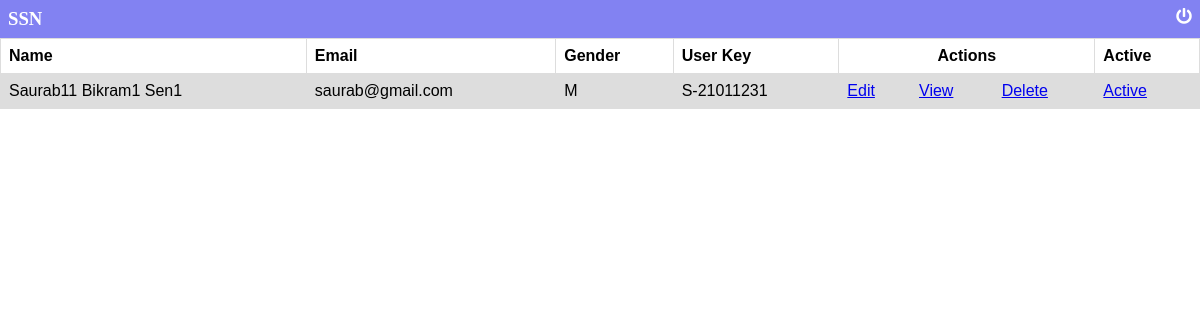
Page /app/frontend/super_admin/new_applications.php (signed in) on the committed database.
### tables this page shows
CREATE TABLE `user_details` (
  `id` int(11) NOT NULL,
  `first_name` varchar(20) DEFAULT NULL,
  `middle_name` varchar(20) DEFAULT NULL,
  `last_name` varchar(20) DEFAULT NULL,
  `dob` date DEFAULT NULL,
  `pri_pro_no` int(11) DEFAULT 0,
  `pri_zone` varchar(20) DEFAULT NULL,
  `pri_district` varchar(20) DEFAULT NULL,
  `pri_city` varchar(20) DEFAULT NULL,
  `pri_street` varchar(20) DEFAULT NULL,
  `temp_pro_no` int(11) DEFAULT 0,
  `temp_zone` varchar(20) DEFAULT NULL,
  `temp_district` varchar(20) DEFAULT NULL,
  `temp_city` varchar(20) DEFAULT NULL,
  `temp_street` varchar(30) DEFAULT NULL,
  `grandfather_name` varchar(55) DEFAULT NULL,
  `father_name` varchar(55) DEFAULT NULL,
  `mother_name` varchar(55) DEFAULT NULL,
  `spouse_name` varchar(55) DEFAULT NULL,
  `son` varchar(55) DEFAULT NULL,
  `daughter` varchar(55) DEFAULT NULL,
  `occupation` varchar(20) DEFAULT NULL,
  `blood_group` varchar(5) DEFAULT NULL,
  `contact` varchar(15) DEFAULT NULL,
  `email` varchar(55) DEFAULT NULL,
  `pri_ward` int(11) DEFAULT NULL,
  `temp_ward` int(11) DEFAULT NULL,
  `user_key` varchar(12) DEFAULT NULL,
  `gender` varchar(1) DEFAULT NULL,
  `user_id` int(11) DEFAULT NULL,
  `active` int(11) NOT NULL DEFAULT 0
);

### app/backend/new_application.php (called while the page is built)
<?php
include('connection.php');
$sql = "SELECT * FROM user_details WHERE active=0";
$details = $conn->query($sql);

### app/frontend/super_admin/new_applications.php (the view, shortened to what this page needs)
<?php
    include('../header.php');
    include('../../backend/new_application.php');
?>
<table>
  <tr>
    <th>Name</th>
    <th>Email</th>
    <th>Gender</th>
    <th>User Key</th>
    <th colspan=3 style="text-align:center;">Actions</th>
    <th>Active</th>
  </tr>
  <?php
  foreach($details as $row){ ?>
   <tr>
    <td><?= $row['first_name'] .' '.$row['middle_name'].' '.$row['last_name'] ?></td>
    <td><?= $row['email'] ?></td>
    <td><?= $row['gender'] ?></td>
    <td><?= $row['user_key'] ?></td>
    <td><a href="edit_application.php?id=<?= $row['id']; ?>">Edit</a></td>
    <td><a href="show_application.php?id=<?= $row['id']; ?>">View</a></td>
    <td><a href="javascript:void(0)" onclick="deleteRecord(<?= $row['id']; ?>)">Delete</a></td>
    <td><a href="../../backend/active.php?id=<?= $row['id']; ?>">Active</a></td>
  </tr>
 <?php } ?>
</table>
<?php include('../footer.php'); ?>

### assets/css/style.css (style rules this page uses)
* { margin: 0; padding: 0; }
table { font-family: arial, sans-serif; border-collapse: collapse; width: 100%; }
td, th { border: 1px solid #dddddd; text-align: left; padding: 8px; }
tr:nth-child(even) { background-color: #dddddd; }

### rows in the picture
user_details: first_name "Saurab11", middle_name "Bikram1", last_name "Sen1", email "saurab@gmail.com", gender "M", user_key "S-21011231"
